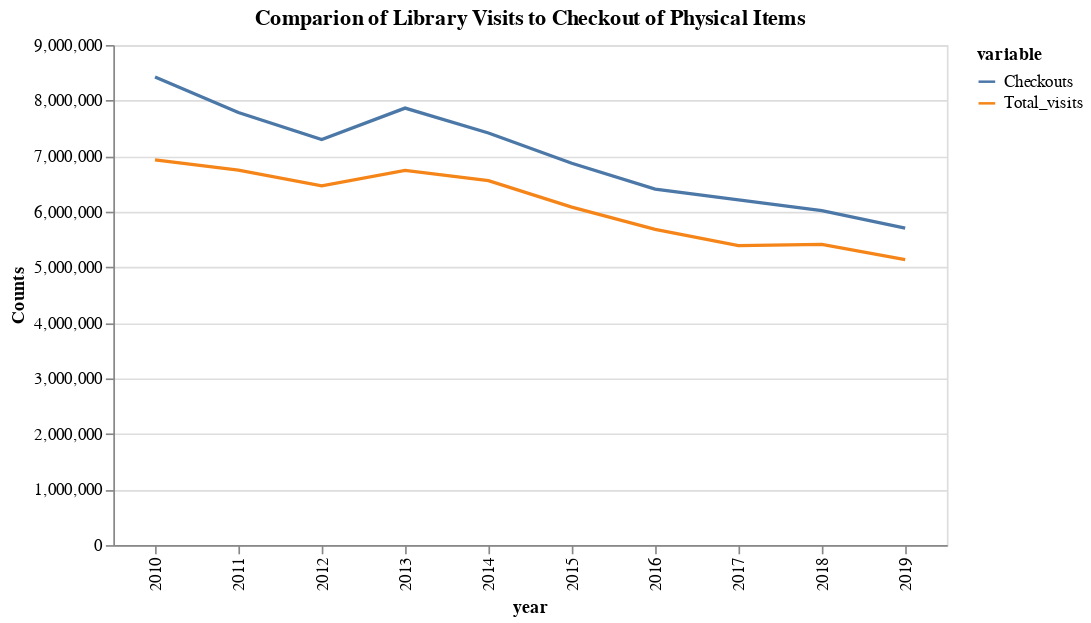

Notebook cell for this chart:
### Markdown cell above
# For Display:
### Run the notebook, then uncomment and run these cells

### Code cell
# checkout_visit

### Figure 1 — Vega-Lite specification as saved in the notebook (floating-point values rounded to 4 significant figures)
{"config": {"view": {"continuousWidth": 400, "continuousHeight": 300}}, "data": {"name": "data-29e74c6c36207c5bf95da76d86eabe52"}, "mark": "line", "encoding": {"color": {"type": "nominal", "field": "variable"}, "x": {"type": "nominal", "field": "year"}, "y": {"type": "quantitative", "field": "value", "title": "Counts"}}, "title": "Comparion of Library Visits to Checkout of Physical Items", "width": 500, "$schema": "https://vega.github.io/schema/vega-lite/v4.8.1.json", "datasets": {"data-29e74c6c36207c5bf95da76d86eabe52": [{"year": 2010, "variable": "Checkouts", "value": 8425000.0}, {"year": 2011, "variable": "Checkouts", "value": 7785000.0}, {"year": 2012, "variable": "Checkouts", "value": 7299000.0}, {"year": 2013, "variable": "Checkouts", "value": 7864000.0}, {"year": 2014, "variable": "Checkouts", "value": 7417000.0}, {"year": 2015, "variable": "Checkouts", "value": 6872000.0}, {"year": 2016, "variable": "Checkouts", "value": 6405000.0}, {"year": 2017, "variable": "Checkouts", "value": 6214000.0}, {"year": 2018, "variable": "Checkouts", "value": 6021000.0}, {"year": 2019, "variable": "Checkouts", "value": 5704000.0}, {"year": 2010, "variable": "Total_visits", "value": 6933000.0}, {"year": 2011, "variable": "Total_visits", "value": 6748000.0}, {"year": 2012, "variable": "Total_visits", "value": 6466000.0}, {"year": 2013, "variable": "Total_visits", "value": 6742000.0}, {"year": 2014, "variable": "Total_visits", "value": 6558000.0}, {"year": 2015, "variable": "Total_visits", "value": 6082000.0}, {"year": 2016, "variable": "Total_visits", "value": 5683000.0}, {"year": 2017, "variable": "Total_visits", "value": 5390000.0}, {"year": 2018, "variable": "Total_visits", "value": 5413000.0}, {"year": 2019, "variable": "Total_visits", "value": 5139000.0}]}}
